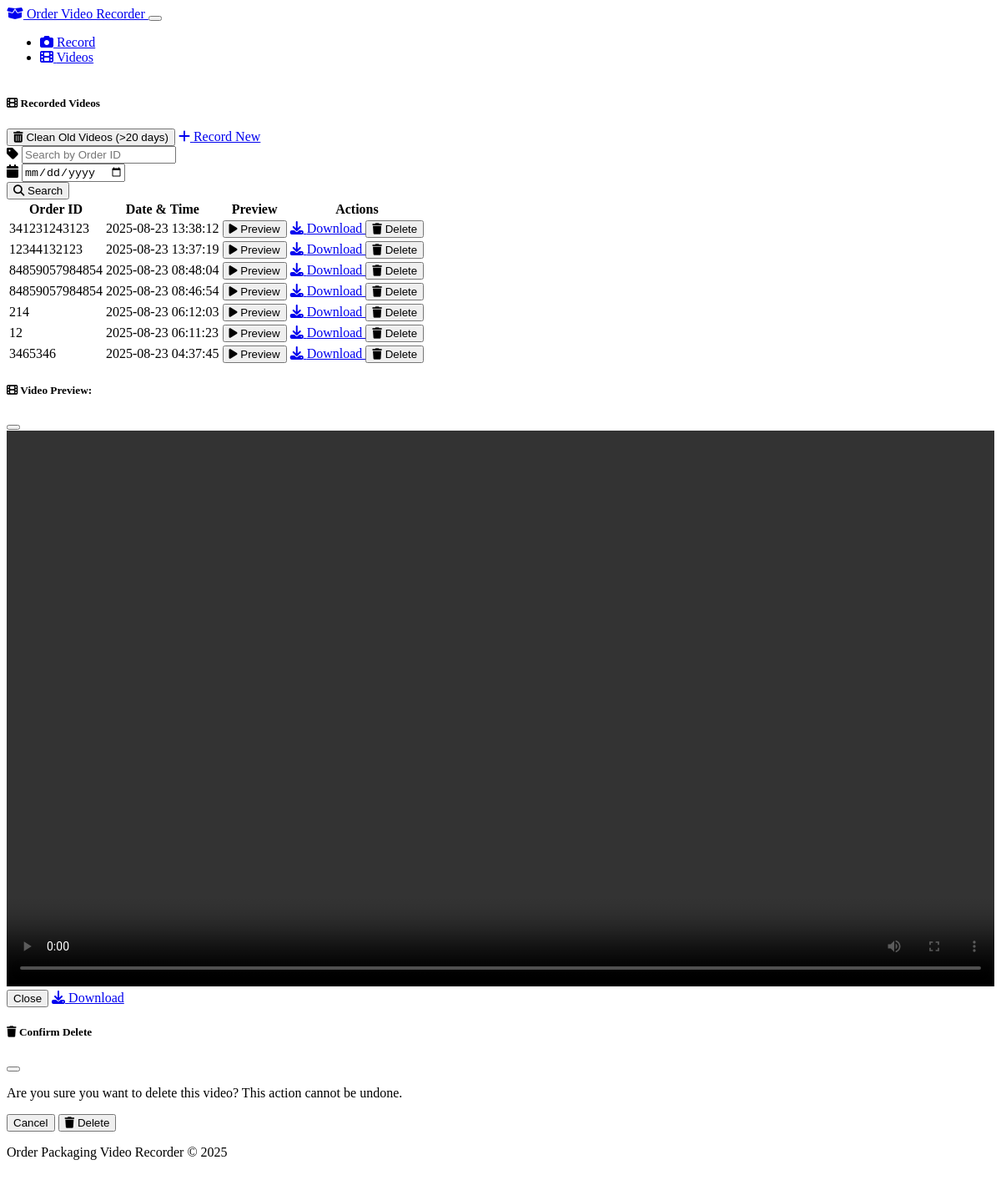
Screenshot of /search with the database file from the repository.
### models.py (models this page shows, shortened)
class OrderVideo(db.Model):
    id = db.Column(db.Integer, primary_key=True)
    order_id = db.Column(db.String(128), nullable=False, index=True)
    file_path = db.Column(db.String(255), nullable=False)
    created_at = db.Column(db.DateTime, default=datetime.utcnow)

### app.py (the view)
@app.route('/search')
def search():
    order_id = request.args.get('order_id', '')
    date_str = request.args.get('date', '')
    query = OrderVideo.query
    if order_id:
        query = query.filter(OrderVideo.order_id.contains(order_id))
    if date_str:
        try:
            search_date = datetime.strptime(date_str, '%Y-%m-%d').date()
            query = query.filter(db.func.date(OrderVideo.created_at) == search_date)
        except ValueError:
            logger.error(f"Invalid date format: {date_str}")
    videos = query.order_by(OrderVideo.created_at.desc()).all()
    return render_template('videos.html', videos=videos, search_term=order_id, search_date=date_str, now=datetime.now())

### templates/videos.html (shortened to what this page needs)
{% extends 'layout.html' %}
{% block content %}
<div class="row">
    <div class="col-md-12 mb-4">
        <div class="card">
            <div class="card-header bg-dark d-flex justify-content-between align-items-center">
                <h5 class="mb-0">
                    <i class="fas fa-film me-2"></i>
                    Recorded Videos
                </h5>
                <div>
                    <button id="cleanupBtn" class="btn btn-sm btn-warning me-2">
                        <i class="fas fa-trash-alt me-1"></i> Clean Old Videos (>20 days)
                    </button>
                    <a href="/" class="btn btn-sm btn-primary">
                        <i class="fas fa-plus me-1"></i> Record New
                    </a>
                </div>
            </div>
            <div class="card-body">
                <form action="/search" method="get" class="mb-4">
                    <div class="row g-3">
                        <div class="col-md-5">
                            <div class="input-group">
                                <span class="input-group-text">
                                    <i class="fas fa-tag"></i>
                                </span>
                                <input type="text" name="order_id" class="form-control" placeholder="Search by Order ID" value="{{ search_term or '' }}">
                            </div>
                        </div>
                        <div class="col-md-5">
                            <div class="input-group">
                                <span class="input-group-text">
                                    <i class="fas fa-calendar"></i>
                                </span>
                                <input type="date" name="date" class="form-control" value="{{ search_date or '' }}">
                            </div>
                        </div>
                        <div class="col-md-2">
                            <button type="submit" class="btn btn-secondary w-100">
                                <i class="fas fa-search me-1"></i> Search
                            </button>
                        </div>
                    </div>
                </form>
                {% if videos %}
                <div class="table-responsive">
                    <table class="table table-hover">
                        <thead>
                            <tr>
                                <th>Order ID</th>
                                <th>Date & Time</th>
                                <th>Preview</th>
                                <th>Actions</th>
                            </tr>
                        </thead>
                        <tbody>
                            {% for video in videos %}
                            <tr>
                                <td>{{ video.order_id }}</td>
                                <td>{{ video.created_at.strftime('%Y-%m-%d %H:%M:%S') }}</td>
                                <td>
                                    <button class="btn btn-sm btn-info preview-btn" data-video-src="{{ url_for('static', filename=video.file_path) }}" data-order-id="{{ video.order_id }}">
                                        <i class="fas fa-play me-1"></i> Preview
                                    </button>
                                </td>
                                <td>
                                    <div class="btn-group" role="group">
                                        <a href="{{ url_for('static', filename=video.file_path) }}" target="_blank" class="btn btn-sm btn-primary" download>
                                            <i class="fas fa-download me-1"></i> Download
                                        </a>
                                        <button class="btn btn-sm btn-danger delete-btn" data-video-id="{{ video.id }}">
                                            <i class="fas fa-trash me-1"></i> Delete
                                        </button>
                                    </div>
                                </td>
                            </tr>
                            {% endfor %}
                        </tbody>
                    </table>
                </div>
                {% else %}
                <div class="alert alert-info">
                    <i class="fas fa-info-circle me-2"></i>
                    No videos found. {% if search_term or search_date %}Try a different search.{% else %}Start recording videos to see them here.{% endif %}
                </div>
                {% endif %}
            </div>
        </div>
    </div>
</div>
<div class="modal fade" id="videoPreviewModal" tabindex="-1" aria-hidden="true">
    <div class="modal-dialog modal-lg">
        <div class="modal-content">
            <div class="modal-header">
                <h5 class="modal-title">
                    <i class="fas fa-film me-2"></i>
                    Video Preview:
                </h5>
                <button type="button" class="btn-close" data-bs-dismiss="modal" aria-label="Close"></button>
            </div>
            <div class="modal-body">
                <video id="videoPlayer" class="video-js vjs-default-skin vjs-big-play-centered" controls preload="auto" width="640" height="360">
                </video>
            </div>
            <div class="modal-footer">
                <button type="button" class="btn btn-secondary" data-bs-dismiss="modal">Close</button>
                <a id="downloadVideoBtn" href="#" class="btn btn-primary" download>
                    <i class="fas fa-download me-1"></i> Download
                </a>
            </div>
        </div>
    </div>
</div>
<div class="modal fade" id="deleteConfirmModal" tabindex="-1" aria-hidden="true">
    <div class="modal-dialog">
        <div class="modal-content">
            <div class="modal-header">
                <h5 class="modal-title">
                    <i class="fas fa-trash me-2"></i>
                    Confirm Delete
                </h5>
                <button type="button" class="btn-close" data-bs-dismiss="modal" aria-label="Close"></button>
            </div>
            <div class="modal-body">
                <p>Are you sure you want to delete this video? This action cannot be undone.</p>
            </div>
            <div class="modal-footer">
                <button type="button" class="btn btn-secondary" data-bs-dismiss="modal">Cancel</button>
                <button type="button" class="btn btn-danger" id="confirmDeleteBtn">
                    <i class="fas fa-trash me-1"></i> Delete
                </button>
            </div>
        </div>
    </div>
</div>
{% endblock %}

### templates/layout.html (shortened to what this page needs)
<!DOCTYPE html>
<html lang="en" data-bs-theme="dark">
<head>
    <link href="https://cdn.replit.com/agent/bootstrap-agent-dark-theme.min.css" rel="stylesheet">
    <link rel="stylesheet" href="https://cdnjs.cloudflare.com/ajax/libs/font-awesome/6.4.0/css/all.min.css">
    <link href="https://vjs.zencdn.net/8.0.4/video-js.css" rel="stylesheet">
    <link rel="stylesheet" href="{{ url_for('static', filename='css/style.css') }}">
</head>
<body>
    <nav class="navbar navbar-expand-lg navbar-dark bg-dark">
        <div class="container">
            <a class="navbar-brand" href="/">
                <i class="fas fa-box-open me-2"></i>
                Order Video Recorder
            </a>
            <button class="navbar-toggler" type="button" data-bs-toggle="collapse" data-bs-target="#navbarNav">
            </button>
            <div class="collapse navbar-collapse" id="navbarNav">
                <ul class="navbar-nav ms-auto">
                    <li class="nav-item">
                        <a class="nav-link {% if request.path == '/' %}active{% endif %}" href="/">
                            <i class="fas fa-camera me-1"></i> Record
                        </a>
                    </li>
                    <li class="nav-item">
                        <a class="nav-link {% if request.path == '/videos' %}active{% endif %}" href="/videos">
                            <i class="fas fa-film me-1"></i> Videos
                        </a>
                    </li>
                </ul>
            </div>
        </div>
    </nav>
    <main class="container my-4">
        {% block content %}{% endblock %}
    </main>
    <footer class="bg-dark text-center py-3 mt-5">
        <div class="container">
            <p class="text-muted mb-0">Order Packaging Video Recorder &copy; {{ now.year }}</p>
        </div>
    </footer>
</body>
</html>

### static/css/style.css (style rules this page uses)
body { min-height: 100vh; display: flex; flex-direction: column; }
main { flex: 1; }
.video-js { width: 100%; height: auto; aspect-ratio: 16/9; }

### rows the page displays
OrderVideo: order_id "341231243123", created_at "2025-08-23 13:38:12"
OrderVideo: order_id "12344132123", created_at "2025-08-23 13:37:19"
OrderVideo: order_id "84859057984854", created_at "2025-08-23 08:48:04"
OrderVideo: order_id "84859057984854", created_at "2025-08-23 08:46:54"
OrderVideo: order_id "214", created_at "2025-08-23 06:12:03"
OrderVideo: order_id "12", created_at "2025-08-23 06:11:23"
OrderVideo: order_id "3465346", created_at "2025-08-23 04:37:45"
